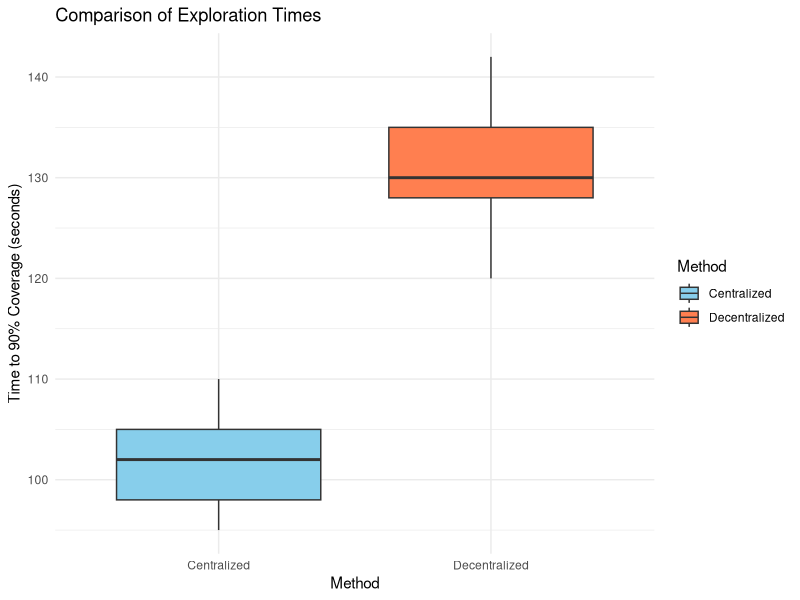

This chart was generated by the following R code:
# Install required packages if not already installed
required_packages <- c("ggplot2", "gridExtra", "effsize")
new_packages <- required_packages[!required_packages %in% installed.packages()[,"Package"]]
if(length(new_packages)) install.packages(new_packages)

# Load packages
library(ggplot2)
library(gridExtra)

decentralized_times <- c(120, 135, 128, 142, 130)
centralized_times <- c(95, 105, 110, 98, 102)

# Calculate means and standard deviations
mean_decentralized <- mean(decentralized_times)
mean_centralized <- mean(centralized_times)
sd_decentralized <- sd(decentralized_times)
sd_centralized <- sd(centralized_times)

# Print summary statistics
cat("Decentralized method: Mean =", mean_decentralized, "seconds, SD =", sd_decentralized, "seconds\n")
cat("Centralized method: Mean =", mean_centralized, "seconds, SD =", sd_centralized, "seconds\n")
cat("Difference in means:", mean_decentralized - mean_centralized, "seconds\n\n")

# Basic t-test
t_result <- t.test(decentralized_times, centralized_times)
print(t_result)

# Calculate effect size (Cohen's d)
mean_diff <- abs(mean_decentralized - mean_centralized)
pooled_sd <- sqrt((sd_decentralized^2 + sd_centralized^2) / 2)
cohens_d <- mean_diff / pooled_sd

cat("\nEffect size (Cohen's d):", cohens_d, "\n")
if (cohens_d < 0.2) {
  cat("Interpretation: Negligible effect\n")
} else if (cohens_d < 0.5) {
  cat("Interpretation: Small effect\n")
} else if (cohens_d < 0.8) {
  cat("Interpretation: Medium effect\n")
} else {
  cat("Interpretation: Large effect\n")
}

if (require(ggplot2)) {
  # Combine data
  data <- data.frame(
    Time = c(decentralized_times, centralized_times),
    Method = c(rep("Decentralized", length(decentralized_times)), 
               rep("Centralized", length(centralized_times)))
  )
  
  # Create plot
  p <- ggplot(data, aes(x = Method, y = Time, fill = Method)) +
    geom_boxplot() +
    theme_minimal() +
    labs(title = "Comparison of Exploration Times",
         y = "Time to 90% Coverage (seconds)") +
    scale_fill_manual(values = c("Decentralized" = "coral", "Centralized" = "skyblue"))
  
  # Display plot
  print(p)
  
  # Add a more informative plot with means and error bars
  p2 <- ggplot(data, aes(x = Method, y = Time, fill = Method)) +
    stat_summary(fun = mean, geom = "bar") +
    stat_summary(fun.data = function(x) {
      return(c(y = mean(x), ymin = mean(x) - sd(x), ymax = mean(x) + sd(x)))
    }, geom = "errorbar", width = 0.2) +
    theme_minimal() +
    labs(title = "Mean Exploration Times with Standard Deviation",
         y = "Time to 90% Coverage (seconds)") +
    scale_fill_manual(values = c("Decentralized" = "coral", "Centralized" = "skyblue"))
  
  # Display second plot
  #print(p2)
}